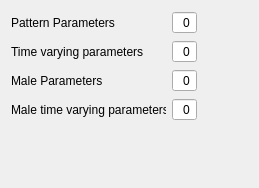
                <widget class="QWidget" name="scrollAreaWidgetContents_2">
                 <property name="geometry">
                  <rect>
                   <x>0</x>
                   <y>0</y>
                   <width>259</width>
                   <height>188</height>
                  </rect>
                 </property>
                 <layout class="QVBoxLayout" name="verticalLayout_18">
                  <item>
                   <layout class="QGridLayout" name="gridLayout_selex_age_parameters">
                    <item row="4" column="0" colspan="4">
                     <widget class="QLabel" name="label_selex_age_timevary_parms">
                      <property name="text">
                       <string>Time varying parameters</string>
                      </property>
                     </widget>
                    </item>
                    <item row="9" column="0" colspan="4">
                     <widget class="QLabel" name="label_selex_age_male_tv_params">
                      <property name="minimumSize">
                       <size>
                        <width>155</width>
                        <height>0</height>
                       </size>
                      </property>
                      <property name="text">
                       <string>Male time varying parameters</string>
                      </property>
                     </widget>
                    </item>
                    <item row="0" column="5">
                     <spacer name="horizontalSpacer_27">
                      <property name="orientation">
                       <enum>Qt::Horizontal</enum>
                      </property>
                      <property name="sizeHint" stdset="0">
                       <size>
                        <width>40</width>
                        <height>20</height>
                       </size>
                      </property>
                     </spacer>
                    </item>
                    <item row="0" column="6">
                     <spacer name="horizontalSpacer_15">
                      <property name="orientation">
                       <enum>Qt::Horizontal</enum>
                      </property>
                      <property name="sizeHint" stdset="0">
                       <size>
                        <width>40</width>
                        <height>20</height>
                       </size>
                      </property>
                     </spacer>
                    </item>
                    <item row="0" column="0" colspan="4">
                     <widget class="QLabel" name="label_selex_age_params">
                      <property name="minimumSize">
                       <size>
                        <width>155</width>
                        <height>0</height>
                       </size>
                      </property>
                      <property name="text">
                       <string>Pattern Parameters</string>
                      </property>
                     </widget>
                    </item>
                    <item row="0" column="4">
                     <widget class="QSpinBox" name="spinBox_selex_age_num_params">
                      <property name="minimumSize">
                       <size>
                        <width>20</width>
                        <height>0</height>
                       </size>
                      </property>
                      <property name="alignment">
                       <set>Qt::AlignRight|Qt::AlignTrailing|Qt::AlignVCenter</set>
                      </property>
                      <property name="readOnly">
                       <bool>true</bool>
                      </property>
                      <property name="buttonSymbols">
                       <enum>QAbstractSpinBox::NoButtons</enum>
                      </property>
                      <property name="prefix">
                       <string/>
                      </property>
                     </widget>
                    </item>
                    <item row="6" column="0" colspan="4">
                     <widget class="QLabel" name="label_selex_age_male_params">
                      <property name="text">
                       <string>Male Parameters</string>
                      </property>
                     </widget>
                    </item>
                    <item row="4" column="4">
                     <widget class="QSpinBox" name="spinBox_selex_age_numTVParams">
                      <property name="alignment">
                       <set>Qt::AlignRight|Qt::AlignTrailing|Qt::AlignVCenter</set>
                      </property>
                      <property name="readOnly">
                       <bool>true</bool>
                      </property>
                      <property name="buttonSymbols">
                       <enum>QAbstractSpinBox::NoButtons</enum>
                      </property>
                     </widget>
                    </item>
                    <item row="6" column="4">
                     <widget class="QSpinBox" name="spinBox_selex_age_numMaleParams">
                      <property name="alignment">
                       <set>Qt::AlignRight|Qt::AlignTrailing|Qt::AlignVCenter</set>
                      </property>
                      <property name="readOnly">
                       <bool>true</bool>
                      </property>
                      <property name="buttonSymbols">
                       <enum>QAbstractSpinBox::NoButtons</enum>
                      </property>
                     </widget>
                    </item>
                    <item row="9" column="4">
                     <widget class="QSpinBox" name="spinBox_selex_age_numMaleTVParams">
                      <property name="alignment">
                       <set>Qt::AlignRight|Qt::AlignTrailing|Qt::AlignVCenter</set>
                      </property>
                      <property name="readOnly">
                       <bool>true</bool>
                      </property>
                      <property name="buttonSymbols">
                       <enum>QAbstractSpinBox::NoButtons</enum>
                      </property>
                     </widget>
                    </item>
                    <item row="5" column="0" colspan="7">
                     <layout class="QVBoxLayout" name="verticalLayout_selex_age_timevary_parms"/>
                    </item>
                    <item row="10" column="0" colspan="7">
                     <layout class="QVBoxLayout" name="verticalLayout_selex_age_male_tv_parms"/>
                    </item>
                    <item row="0" column="7">
                     <spacer name="horizontalSpacer_7">
                      <property name="orientation">
                       <enum>Qt::Horizontal</enum>
                      </property>
                      <property name="sizeHint" stdset="0">
                       <size>
                        <width>40</width>
                        <height>20</height>
                       </size>
                      </property>
                     </spacer>
                    </item>
                    <item row="10" column="7">
                     <spacer name="verticalSpacer_4">
                      <property name="orientation">
                       <enum>Qt::Vertical</enum>
                      </property>
                      <property name="sizeHint" stdset="0">
                       <size>
                        <width>20</width>
                        <height>40</height>
                       </size>
                      </property>
                     </spacer>
                    </item>
                    <item row="7" column="0" colspan="8">
                     <layout class="QVBoxLayout" name="verticalLayout_sel_age_male_params"/>
                    </item>
                    <item row="1" column="0" rowspan="3" colspan="8">
                     <layout class="QVBoxLayout" name="verticalLayout_selex_age_params"/>
                    </item>
                   </layout>
                  </item>
                  <item>
                   <spacer name="verticalSpacer_3">
                    <property name="orientation">
                     <enum>Qt::Vertical</enum>
                    </property>
                    <property name="sizeHint" stdset="0">
                     <size>
                      <width>0</width>
                      <height>0</height>
                     </size>
                    </property>
                   </spacer>
                  </item>
                 </layout>
                </widget>
